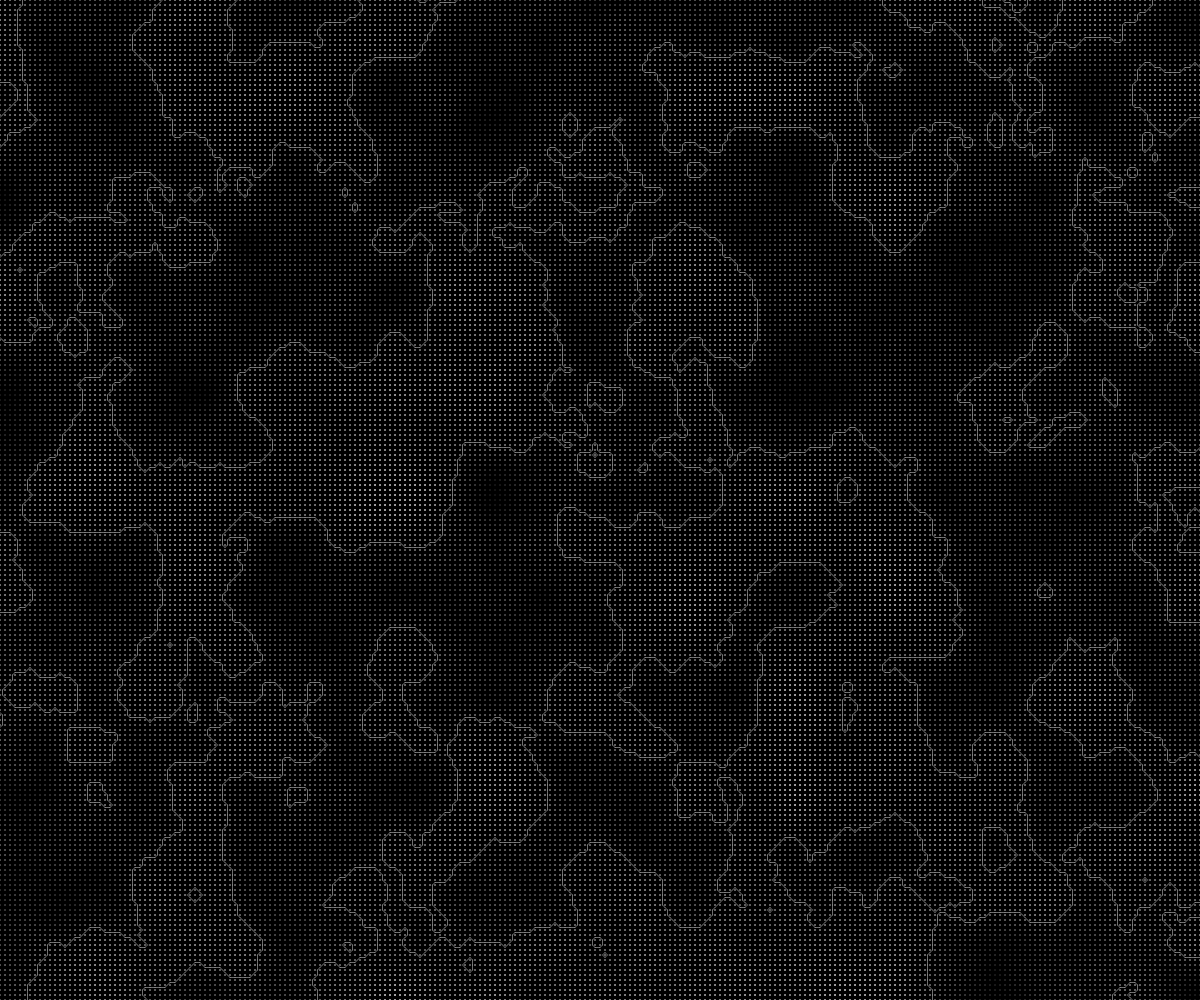
Frame 1 (no input)
Frame 2 (the mouse pressed at the canvas centre, redrawn once): identical to frame 1, image omitted

The p5.js sketch that drew this single still picture (run headless with seeded random() and noise() and a simulated clock; the mouse was pressed at the canvas centre and the sketch redrawn once):

// p5.js sketch
// ── sketch.js
// the marchin squares algorithm is a countour generating algorithm for a two-dimensional
// scalar field, i.e., recatngular array of scalar values.

// the algorithm:
//      [ ] process each cell in the grid independantly
//      [ ] calculate a cell value for each cell using the cell contours
//      [ ] using a look-up table to make geometry of the contours(to draw isolines)

let grid;
let rez = 5;
let xoff = 0;
let yoff = 0;
let increment = 0.05;

// ---------------------------------------2D array function----------------------------------------------- //
function t_array(cols, rows) {
    let array = new Array(cols);
    for (let i = 0; i < cols; i++) {
        array[i] = new Array(rows);
    }

    return array;
}

function setup() {
    createCanvas(windowWidth, windowHeight);
    let cols = int(width / rez) + 1;
    let rows = int(height / rez) + 1;
    grid = t_array(cols, rows);
}

// ---------------------------------------drawing Isolines----------------------------------------------- //
function isoline(a, b) {
    line(a[0], a[1], b[0], b[1]);
}

// ---------------------------------------State of a point----------------------------------------------- //
function getState(a, b, c, d) {
    return a * 8 + b * 4 + c * 2 + d * 1;
}

function draw() {
    background(0);
    strokeWeight(rez * 0.4);
    // --------------------making a 2D grid of noise values--------------------------- //
    xoff = 0;
    for (let i = 0; i < grid.length; i++) {
        xoff += increment;
        yoff = 0;
        for (let j = 0; j < grid[0].length; j++) {
            yoff += increment;
            grid[i][j] = noise(xoff, yoff);
        }
    }

    for (let i = 0; i < grid.length; i++) {
        for (let j = 0; j < grid[0].length; j++) {
            let n = grid[i][j];

            stroke(n * 255);
            point(i * rez, j * rez);
        }
    }

    strokeWeight(rez * 0.1);
    stroke(220);

    // --------------------the marching squares algorithm--------------------------- //
    for (let i = 0; i < grid.length - 1; i++) {
        for (let j = 0; j < grid[0].length - 1; j++) {
            let x = i * rez;
            let y = j * rez;

            let a = [x + rez / 2, y];
            let b = [x + rez, y + rez / 2];
            let c = [x + rez / 2, y + rez];
            let d = [x, y + rez / 2];

            let state = getState(
                round(grid[i][j]),
                round(grid[i + 1][j]),
                round(grid[i + 1][j + 1]),
                round(grid[i][j + 1])
            );

            // switch cases for specific values of get state.
            switch (state) {
                case 0:
                    null;
                    break;
                case 1:
                    isoline(c, d);
                    break;
                case 2:
                    isoline(b, c);
                    break;
                case 3:
                    isoline(b, d);
                    break;
                case 4:
                    isoline(a, b);
                    break;
                case 5:
                    isoline(a, d);
                    isoline(b, c);
                    break;
                case 6:
                    isoline(a, c);
                    break;
                case 7:
                    isoline(a, d);
                    break;
                case 8:
                    isoline(a, d);
                    break;
                case 9:
                    isoline(a, c);
                    break;
                case 10:
                    isoline(a, b);
                    isoline(c, d);
                    break;
                case 11:
                    isoline(a, b);
                    break;
                case 12:
                    isoline(b, d);
                    break;
                case 13:
                    isoline(b, c);
                    break;
                case 14:
                    isoline(c, d);
                    break;
                case 15:
                    null;
            }
        }
    }
    noLoop();
}
